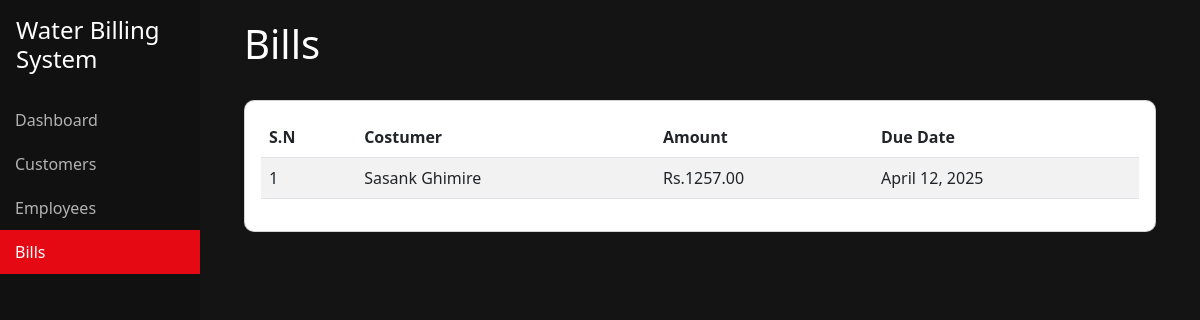
The app's page /bills/, older data.
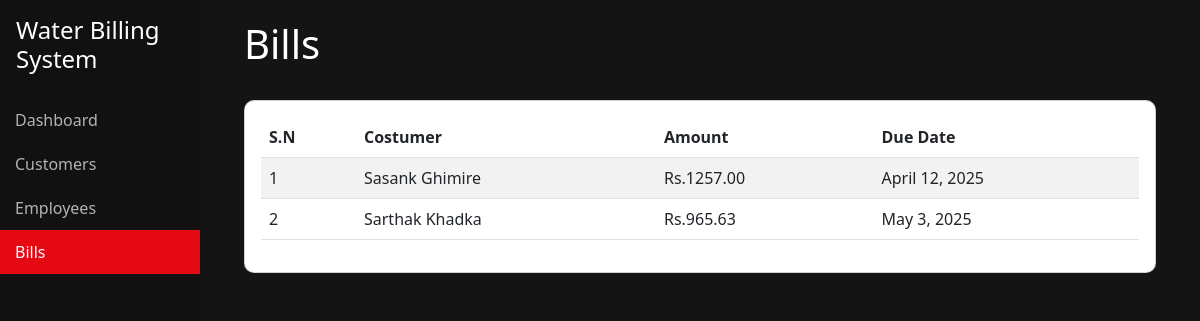
The same page, newer data.
### costumer/models.py (models this page shows, shortened)
class Bill(models.Model):
    BILL_STATUS_CHOICES = (
        ('P', 'Paid'),
        ('U', 'Pending'),
    )
    costumer = models.ForeignKey(Costumer, on_delete=models.CASCADE)
    bill_date = models.DateField(auto_now_add=True)
    due_date = models.DateField()
    total_amount = models.DecimalField(max_digits=10, decimal_places=2)
    amount_paid = models.DecimalField(max_digits=10, decimal_places=2, default=0)
    remaining_balance = models.DecimalField(max_digits=10, decimal_places=2)
    status = models.CharField(max_length=2, choices=BILL_STATUS_CHOICES, default='U')
    employee_id = models.ForeignKey(Employee, on_delete=models.CASCADE)
    class Meta:
        unique_together = ('costumer', 'bill_date')

class Costumer(models.Model):
    account_number = models.CharField(max_length=20, unique=True)
    first_name = models.CharField(max_length=50)
    last_name = models.CharField(max_length=50)
    email = models.EmailField(unique=True)
    phone_number = models.CharField(max_length=15)
    address = models.TextField()

### costumer/views.py (the view)
# urls.py: path('bills/', BillListView.as_view(), name='bill-list'),
class BillListView(ListView):
    model = Bill
    template_name = 'bill/bill_list.html'
    context_object_name = 'bills'

### costumer/templates/bill/bill_list.html (shortened to what this page needs)
{% extends 'base.html' %}
{% block content %}
<div class="container">
    <div class="d-flex justify-content-between align-items-center mb-4">
        <h1>Bills</h1>
    </div>
    <div class="card">
        <div class="card-body">
            <table class="table table-striped">
                <thead>
                    <tr>
                        <th>S.N</th>
                        <th>Costumer</th>
                        <th>Amount</th>
                        <th>Due Date</th>
                    </tr>
                </thead>
                <tbody>
                    {% for bill in bills %}
                    <tr>
                        <td>{{ bill.id }}</td>
                        <td>{{ bill.costumer.first_name }} {{ bill.costumer.last_name }}</td>
                        <td>Rs.{{ bill.total_amount }}</td>
                        <td>{{ bill.due_date }}</td>
                    </tr>
                    {% empty %}
                    <tr>
                        <td colspan="4" class="text-center">No bills found.</td>
                    </tr>
                    {% endfor %}
                </tbody>
            </table>
        </div>
    </div>
</div>
{% endblock %}

### costumer/templates/base.html (shortened to what this page needs)
<!DOCTYPE html>
<html lang="en">
<head>
    <link href="https://cdn.jsdelivr.net/npm/bootstrap@5.3.0/dist/css/bootstrap.min.css" rel="stylesheet">
</head>
<body>
    <div class="container-fluid">
        <div class="row">
            <div class="col-md-2 p-0 sidebar">
                <div class="p-3">
                    <h4>Water Billing System</h4>
                </div>
                <nav>
                    <a href="{% url 'dashboard' %}" class="{% if request.path == '/' %}active{% endif %}">Dashboard</a>
                    <a href="{% url 'costumer-list' %}" class="{% if '/costumers/' in request.path %}active{% endif %}">Customers</a>
                    <a href="{% url 'employee-list' %}" class="{% if '/employees/' in request.path %}active{% endif %}">Employees</a>
                    <a href="{% url 'bill-list' %}" class="{% if '/bills/' in request.path %}active{% endif %}">Bills</a>
                </nav>
            </div>
            <div class="col-md-10">
                <div class="content">
                    {% block content %}
                    {% endblock %}
                </div>
            </div>
        </div>
    </div>
</body>
</html>

### costumer/templates/base.html (style rules this page uses)
body { background-color: #141414; color: #fff; }
.sidebar { height: 100%; min-height: 100vh; background-color: #111; color: white; }
.sidebar a { color: #b3b3b3; text-decoration: none; display: block; padding: 10px 15px; }
.content { padding: 20px; background-color: #141414; }
.active { background-color: #e50914; color: white !important; }
.card { border-radius: 10px; }

Row changes from the older to the newer data that the page shows:
added Bill: id "2", costumer.first_name "Sarthak", costumer.last_name "Khadka", total_amount "965.63", due_date "May 3, 2025"
